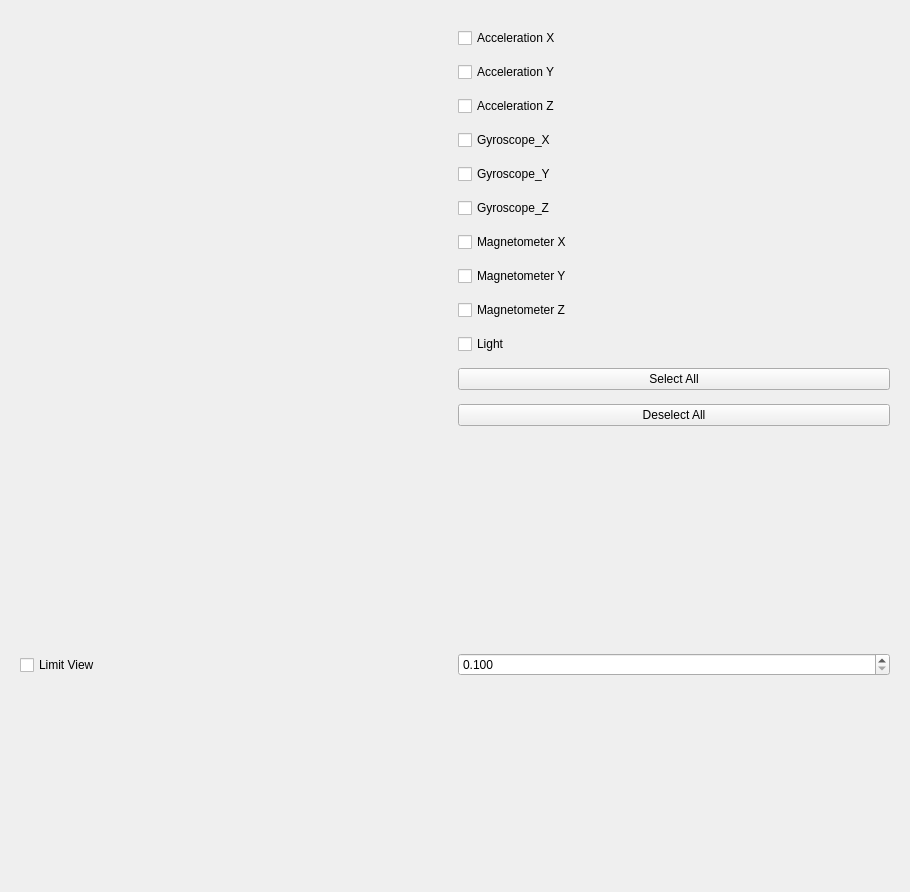
<?xml version="1.0" encoding="UTF-8"?>
<ui version="4.0">
 <class>Form</class>
 <widget class="QWidget" name="Form">
  <property name="geometry">
   <rect>
    <x>0</x>
    <y>0</y>
    <width>910</width>
    <height>892</height>
   </rect>
  </property>
  <property name="windowTitle">
   <string>Form</string>
  </property>
  <layout class="QVBoxLayout" name="verticalLayout_2">
   <item>
    <widget class="QWidget" name="widgetContainer" native="true">
     <layout class="QHBoxLayout" name="horizontalLayout">
      <item>
       <widget class="PlotWidget" name="graphSmartDot" native="true"/>
      </item>
      <item>
       <layout class="QVBoxLayout" name="verticalLayout">
        <item>
         <widget class="QCheckBox" name="chkXL_X">
          <property name="text">
           <string>Acceleration X</string>
          </property>
         </widget>
        </item>
        <item>
         <widget class="QCheckBox" name="chkXL_Y">
          <property name="text">
           <string>Acceleration Y</string>
          </property>
         </widget>
        </item>
        <item>
         <widget class="QCheckBox" name="chkXL_Z">
          <property name="text">
           <string>Acceleration Z</string>
          </property>
         </widget>
        </item>
        <item>
         <widget class="QCheckBox" name="chkGL_X">
          <property name="text">
           <string>Gyroscope_X</string>
          </property>
         </widget>
        </item>
        <item>
         <widget class="QCheckBox" name="chkGL_Y">
          <property name="text">
           <string>Gyroscope_Y</string>
          </property>
         </widget>
        </item>
        <item>
         <widget class="QCheckBox" name="chkGL_Z">
          <property name="text">
           <string>Gyroscope_Z</string>
          </property>
         </widget>
        </item>
        <item>
         <widget class="QCheckBox" name="chkMG_X">
          <property name="text">
           <string>Magnetometer X</string>
          </property>
         </widget>
        </item>
        <item>
         <widget class="QCheckBox" name="chkMG_Y">
          <property name="text">
           <string>Magnetometer Y</string>
          </property>
         </widget>
        </item>
        <item>
         <widget class="QCheckBox" name="chkMG_Z">
          <property name="text">
           <string>Magnetometer Z</string>
          </property>
         </widget>
        </item>
        <item>
         <widget class="QCheckBox" name="chkLight">
          <property name="text">
           <string>Light</string>
          </property>
         </widget>
        </item>
        <item>
         <widget class="QPushButton" name="btnSelectAll">
          <property name="text">
           <string>Select All</string>
          </property>
         </widget>
        </item>
        <item>
         <widget class="QPushButton" name="btnDeselectAll">
          <property name="text">
           <string>Deselect All</string>
          </property>
         </widget>
        </item>
       </layout>
      </item>
     </layout>
    </widget>
   </item>
   <item>
    <widget class="QWidget" name="widgetLookback" native="true">
     <layout class="QHBoxLayout" name="horizontalLayout_2">
      <item>
       <widget class="QCheckBox" name="chkLimitView">
        <property name="text">
         <string>Limit View</string>
        </property>
       </widget>
      </item>
      <item>
       <widget class="QDoubleSpinBox" name="dsbLookBackSeconds">
        <property name="enabled">
         <bool>true</bool>
        </property>
        <property name="readOnly">
         <bool>false</bool>
        </property>
        <property name="decimals">
         <number>3</number>
        </property>
        <property name="minimum">
         <double>0.100000000000000</double>
        </property>
        <property name="maximum">
         <double>10.000000000000000</double>
        </property>
        <property name="singleStep">
         <double>0.100000000000000</double>
        </property>
       </widget>
      </item>
     </layout>
    </widget>
   </item>
  </layout>
 </widget>
 <customwidgets>
  <customwidget>
   <class>PlotWidget</class>
   <extends>QWidget</extends>
   <header location="global">pyqtgraph</header>
   <container>1</container>
  </customwidget>
 </customwidgets>
 <resources/>
 <connections/>
</ui>
